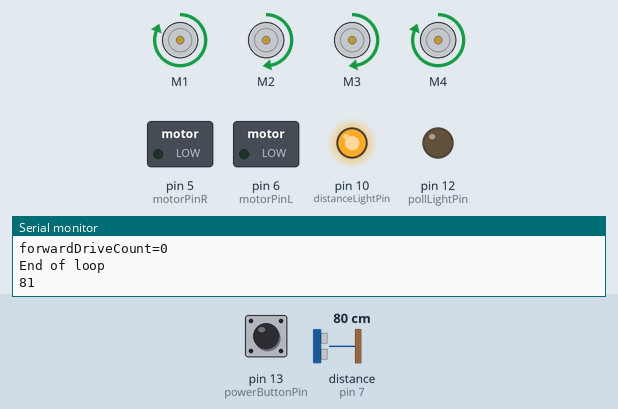
A sketch run on a simulated Arduino Uno, built with avr-gcc and run on an emulated ATmega328P. Parts: 4 × DC motor (green arrow = forward, orange = backward, longer = faster), switched loads named in the sketch (green lamp = pin HIGH), output pins drawn as LEDs (lit = HIGH), the last lines printed to the serial monitor. Inputs (shaded band) come from the test bench; at power-on: distance to the obstacle (sensor on pin 7) 80 cm, pin 13 (powerButtonPin) HIGH.

Above: at 1.8 s.
1.9 s: distance to the obstacle (sensor on pin 7) set to 63 cm
3.4 s: distance to the obstacle (sensor on pin 7) set to 57 cm
At 4.4 s:
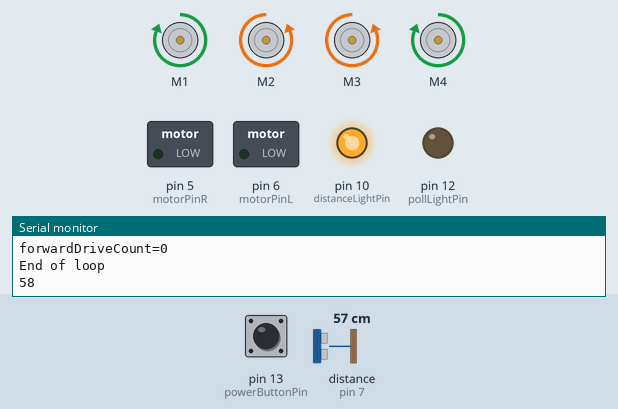
5.0 s: distance to the obstacle (sensor on pin 7) set to 22 cm
6.5 s: distance to the obstacle (sensor on pin 7) set to 18 cm
At 7.9 s:
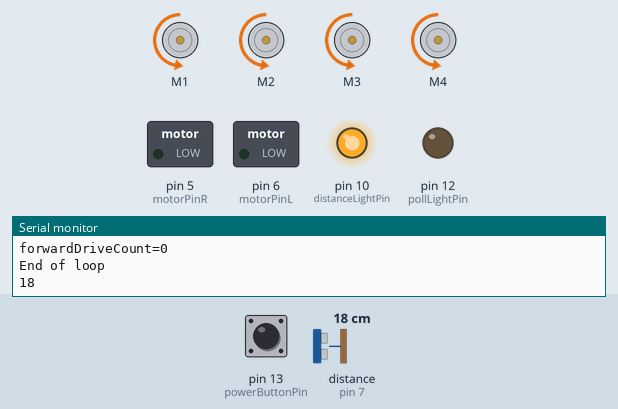
8.2 s: distance to the obstacle (sensor on pin 7) set to 250 cm
At 8.8 s:
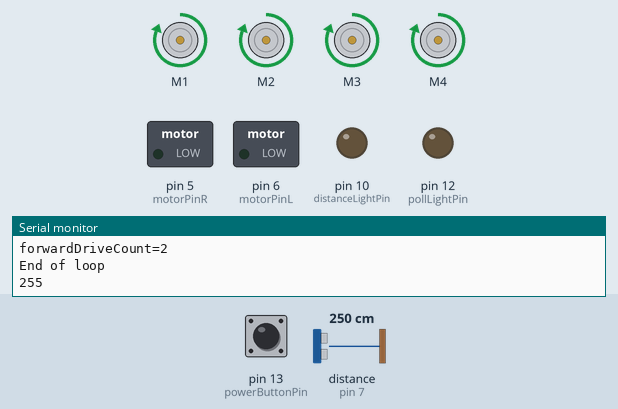
9.8 s: distance to the obstacle (sensor on pin 7) set to 151 cm
11.3 s: distance to the obstacle (sensor on pin 7) set to 145 cm
At 12.4 s:
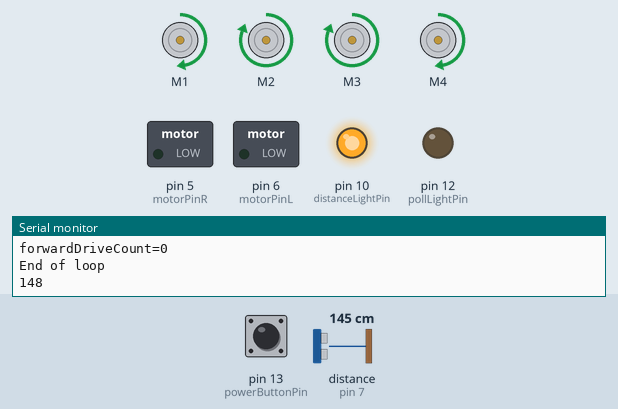
Timing chart, 0 to 13.9 s (numbered marks = the images above; inputs shaded):
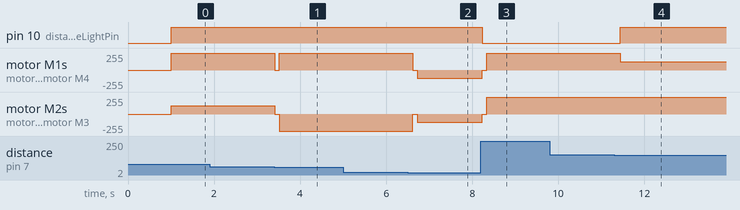

The sketch:

Car.ino
```cpp
// (licence header left out)
#include <Wire.h>
#include <Adafruit_MotorShield.h>
#include <NewPing.h>
#include "utility/Adafruit_PWMServoDriver.h"

const int motorPinR =  5;
const int motorPinL =  6;
const int distanceLightPin = 10;
const int pollLightPin = 12;
const int buttonPin = 3;
const int powerButtonPin = 13;
const int distancePin = 7;
const int sensorPin = 7;

int powerButtonCheckCycle = 100;
unsigned long currentTime = 0;
unsigned long previousTime = 0;

char carState = 's';

int checkCycles[1];
unsigned long cyclePreviousTime[1];

bool firstLoop = true;
bool poweredOn = true;
bool powerButtonHeld = false;

bool checkCycle(int);
void threadedDelay(long, long);
bool checkPowerButton();

void startDriving(int);
void stopDriving();
void startTurn(int, char);

char turnDirection = 'r';
int forwardDriveCount = 0;

Adafruit_MotorShield AFMS = Adafruit_MotorShield();

Adafruit_DCMotor *motor1;
Adafruit_DCMotor *motor2;
Adafruit_DCMotor *motor3;
Adafruit_DCMotor *motor4;

NewPing sensor = NewPing(sensorPin, sensorPin, 300);

void setup()   {
  pinMode(motorPinR, OUTPUT);
  pinMode(motorPinL, OUTPUT);
  pinMode(distanceLightPin, OUTPUT);
  pinMode(pollLightPin, OUTPUT);
  pinMode(buttonPin, INPUT);
  pinMode(powerButtonPin, INPUT);

  Serial.begin(9600);


  motor1 = AFMS.getMotor(1);
  motor2 = AFMS.getMotor(2);
  motor3 = AFMS.getMotor(3);
  motor4 = AFMS.getMotor(4);
  AFMS.begin();

  //Power button cycle
  checkCycles[0] = 100;
  cyclePreviousTime[0] = 0;

}

bool checkCycle(int cycleIndex)
{
  bool result;

  currentTime = millis();

  if (cyclePreviousTime[cycleIndex] + checkCycles[cycleIndex] <= currentTime)
  {
    cyclePreviousTime[cycleIndex] = currentTime;
    result = true;
  }
  else
  {
    result = false;
  }

  return result;
}

void threadedDelay(long delayTime, long initialTime = -1)
{
  long initialDelay;
  long loopStartTime;
  long elapsedTime;

  //This ensures program operates on an exact clock, in case certain
  //parts of the code take a long time to run while a function should
  //maintain the same total duration
  if (initialTime >= 0)
  {
    initialDelay = millis() - initialTime;

    delayTime = delayTime - initialDelay;
  }

  loopStartTime = millis();
  elapsedTime = 0;
  while (elapsedTime < delayTime)
  {
    if (checkCycle(0))
    {
      poweredOn = checkPowerButton();
    }
    delay(1);
    elapsedTime = millis() - loopStartTime;
  }
}

bool checkPowerButton()
{
  if (digitalRead(powerButtonPin) == LOW && !powerButtonHeld)
  {
    //Serial.println("powerButtonPin == LOW");
    if (!poweredOn)
    {
      poweredOn = true;
    }
    else
    {
      poweredOn = false;
    }
    powerButtonHeld = true;
  }
  else if (digitalRead(powerButtonPin) == HIGH)
  {
    //Serial.println("powerButtonPin == HIGH");
    powerButtonHeld = false;
  }
  return poweredOn;
}


int checkDistance()//int minRange = 15)
{
  bool result;

  long duration, cm;

  cm = sensor.ping_cm();

  Serial.println(cm);

  return cm;//return (cm <= minRange && cm != 0);
}

//useless
void turn(char rot, int duration = 500)
{
  if (rot == 'r')
  {
    digitalWrite(motorPinL, HIGH);
    delay(duration);
    digitalWrite(motorPinL, LOW);
  }
  else if (rot == 'l')
  {
    digitalWrite(motorPinR, HIGH);
    delay(duration);
    digitalWrite(motorPinR, LOW);
  }
}

void startDriving(int motorSpeed = 255)
{
  //Serial.println("Called StartDriving");
  motor1->setSpeed(motorSpeed);
  motor1->run(FORWARD);
  motor2->setSpeed(motorSpeed);
  motor2->run(FORWARD);
  motor3->setSpeed(motorSpeed);
  motor3->run(FORWARD);
  motor4->setSpeed(motorSpeed);
  motor4->run(FORWARD);
  carState = 'f';
}

void startReversing(int motorSpeed = 255)
{
  motor1->setSpeed(motorSpeed);
  motor1->run(BACKWARD);
  motor2->setSpeed(motorSpeed);
  motor2->run(BACKWARD);
  motor3->setSpeed(motorSpeed);
  motor3->run(BACKWARD);
  motor4->setSpeed(motorSpeed);
  motor4->run(BACKWARD);
  carState = 'r';
}

void stopDriving()
{
  //Serial.println("Called StopDriving");
  motor1->run(RELEASE);
  motor2->run(RELEASE);
  motor3->run(RELEASE);
  motor4->run(RELEASE);
  carState = 's';
}

void startFastTurn(int motorSpeed = 127, float factor = 0.5, char dir = 'r')
{
  //Serial.println("Called StartFastTurn");
  float motorSpeedProduct = motorSpeed*factor;

  if (motorSpeedProduct > 255)
  {
    Serial.println("Warning: called startFastTurn with a factor too large");
    motorSpeedProduct = 255;
  }
  else if (motorSpeed * factor < 0)
  {
    Serial.println("Warning: called StartFastTurn with a factor too small");
    motorSpeedProduct = 0;
  }

  if (dir == 'r')
  {
    motor1->setSpeed(motorSpeed);
    motor2->setSpeed(motorSpeed*factor);
    motor3->setSpeed(motorSpeed*factor);
    motor4->setSpeed(motorSpeed);
  }
  else
  {
    motor1->setSpeed(motorSpeed*factor);
    motor2->setSpeed(motorSpeed);
    motor3->setSpeed(motorSpeed);
    motor4->setSpeed(motorSpeed*factor);
  }

  motor1->run(FORWARD);
  motor2->run(FORWARD);
  motor3->run(FORWARD);
  motor4->run(FORWARD);

  carState = 'm';
}

void startTurn(int motorSpeed = 127, char dir = 'r')
{
  //Serial.println("Called StartTurn");

  motor1->setSpeed(motorSpeed);
  motor2->setSpeed(motorSpeed);
  motor3->setSpeed(motorSpeed);
  motor4->setSpeed(motorSpeed);

  if (dir == 'r')
  {
    motor1->run(FORWARD);
    motor2->run(BACKWARD);
    motor3->run(BACKWARD);
    motor4->run(FORWARD);
  }
  else
  {
    motor1->run(BACKWARD);
    motor2->run(FORWARD);
    motor3->run(FORWARD);
    motor4->run(BACKWARD);
  }


  carState = 't';
}

char updateTurnDirection(int forwardDriveCount, int driveLength, char initialValue)
{
  if (forwardDriveCount > driveLength)
  {
    Serial.println("Updating Turn Direction");
    if (initialValue == 'r')
      return 'l';
    else
      return 'r';
  }
  else
    return initialValue;
}

void loop()
{
  unsigned long debugStartTime;
  unsigned long distanceCheckpoint;
  unsigned long distanceTime;
  unsigned long betweenTime;
  unsigned long debugCurrentTime;

  unsigned long initialTime;

  initialTime = millis();

  debugStartTime = millis();


  if (firstLoop)
  {
    delay(1000);
    poweredOn = checkPowerButton();
    firstLoop = false;
  }

  if (carState == 's')
  {
    startDriving(255);
    carState = 'f';
  }

  int distance = checkDistance();

  bool throwaway;
  if (distance <= 20)
  {
    if (carState != 'r')
    {
      turnDirection = updateTurnDirection(forwardDriveCount, 7, turnDirection);
      digitalWrite(distanceLightPin, HIGH);
      stopDriving();
      threadedDelay(100);
      startReversing(127);
    }
    forwardDriveCount = 0;
  }
  else if(distance <= 60)
  {

    if (carState != 't')
    {
      turnDirection = updateTurnDirection(forwardDriveCount, 7, turnDirection);
      digitalWrite(distanceLightPin, HIGH);
      stopDriving();
      threadedDelay(100);
      startTurn(255, turnDirection);
      carState = 't';
    }


    forwardDriveCount = 0;
  }
  else if (distance <= 150)
  {
    if (carState != 'm')
    {
      turnDirection = updateTurnDirection(forwardDriveCount, 7, turnDirection);
      digitalWrite(distanceLightPin, HIGH);
      if (carState != 'f')
      {
        stopDriving();
        threadedDelay(100);
      }
      startFastTurn(255, 0.5, turnDirection);
      carState = 'm';
    }

    forwardDriveCount = 0;
  }
  else
  {
    digitalWrite(distanceLightPin, LOW);
    if (carState != 'f')
    {
      if (carState == 't' || carState == 'r')
      {
        stopDriving();
        threadedDelay(100);
      }
      startDriving(255);
      carState = 'f';

    }
    forwardDriveCount += 1;

  }

  distanceCheckpoint = millis();

  threadedDelay(200, initialTime);

  debugCurrentTime = millis();
  distanceTime = distanceCheckpoint - debugStartTime;
  betweenTime = debugCurrentTime - debugStartTime;

  Serial.print("forwardDriveCount=");
  Serial.println(forwardDriveCount);
  Serial.println("End of loop");
}
```

Measured:
- the behaviour switches between 60 and 59 cm on distance to the obstacle (sensor on pin 7) (found by bisection; images 0 and 1)
- the behaviour switches between 21 and 20 cm on distance to the obstacle (sensor on pin 7) (found by bisection; images 1 and 2)
- the behaviour switches between 148 and 147 cm on distance to the obstacle (sensor on pin 7) (found by bisection; images 3 and 4)
- after the input at 3.4 s, motor M1, motor M4: forward 255/255 → stopped at once, → forward 255/255 0.10 s later; motor M2, motor M3: forward 127/255 → stopped at once, → backward 255/255 0.10 s later
- after the input at 6.5 s, motor M1, motor M4: forward 255/255 → stopped after 0.12 s, → backward 127/255 0.10 s later; motor M2, motor M3: backward 255/255 → stopped after 0.12 s, → backward 127/255 0.10 s later
- after the input at 8.2 s, pin 10 (distanceLightPin): HIGH → LOW at once; motor M1–4: backward 127/255 → stopped at once, → forward 255/255 0.10 s later
- after the input at 11.3 s, pin 10 (distanceLightPin): LOW → HIGH after 0.14 s; motor M1, motor M4: forward 255/255 → forward 127/255 after 0.14 s
